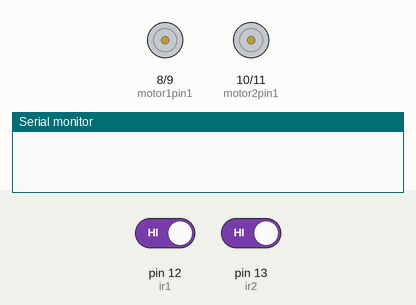
Simulated run of this sketch. Board: Arduino Uno, built with avr-gcc and run on an emulated ATmega328P. Parts: motor-driver pin pairs drawn as motors (green arrow = first pin HIGH = forward, orange = second pin HIGH = backward, longer = more drive), the last lines printed to the serial monitor. The inputs (shaded band) are chosen by the test bench; at power-on: pin 12 (ir1) HIGH, pin 13 (ir2) HIGH.

Above: at 1.2 s.
1.3 s: pin 12 (ir1) driven LOW
At 2.5 s:
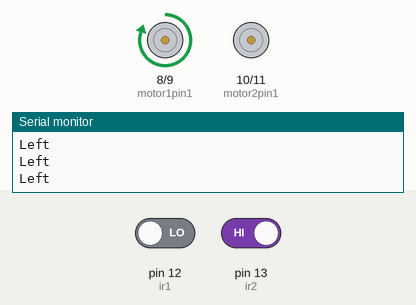
2.8 s: pin 13 (ir2) driven LOW
At 4.0 s:
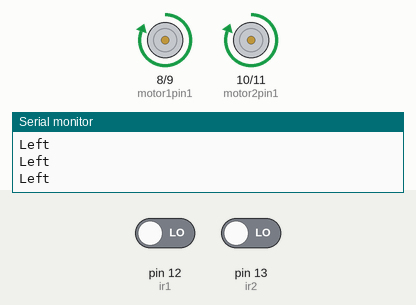
4.3 s: pin 12 (ir1) driven HIGH
At 4.6 s:
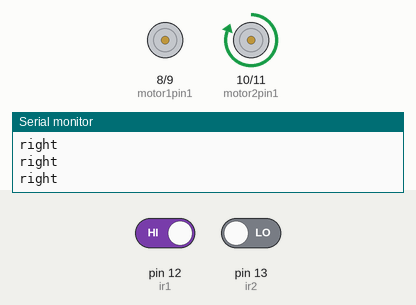
5.8 s: pin 13 (ir2) driven HIGH
At 6.7 s:
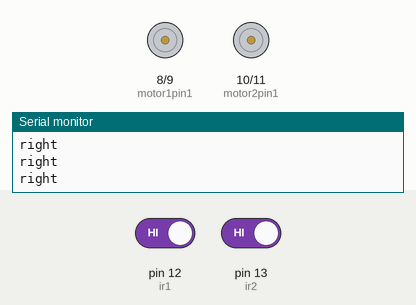
7.3 s: pin 13 (ir2) driven LOW
At 8.4 s:
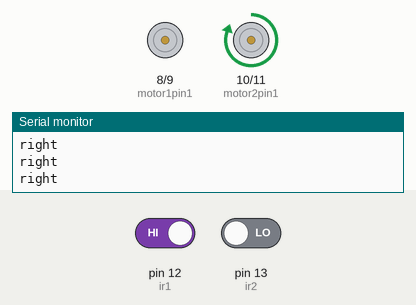
8.8 s: pin 12 (ir1) driven LOW
At 10.0 s:
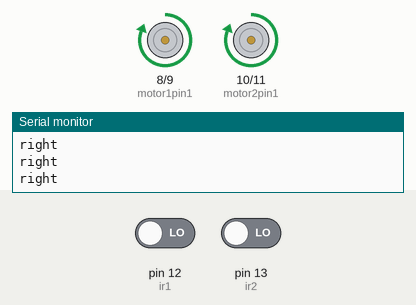
Timing chart, 0 to 11.3 s (numbered marks = the images above; inputs shaded):
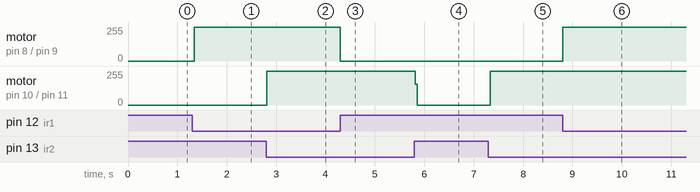

Measured:
- after the input at 1.3 s, motor on pin 8 (motor1pin1) / pin 9 (motor1pin2): stopped → forward 253/255 at once
- after the input at 2.8 s, motor on pin 8 (motor1pin1) / pin 9 (motor1pin2): forward 253/255 → forward 255/255 at once; motor on pin 10 (motor2pin1) / pin 11 (motor2pin2): stopped → forward 255/255 at once
- after the input at 4.3 s, motor on pin 8 (motor1pin1) / pin 9 (motor1pin2): forward 255/255 → stopped at once
- after the input at 5.8 s, motor on pin 10 (motor2pin1) / pin 11 (motor2pin2): forward 255/255 → stopped at once
- after the input at 7.3 s, motor on pin 10 (motor2pin1) / pin 11 (motor2pin2): stopped → forward 254/255 at once
- after the input at 8.8 s, motor on pin 8 (motor1pin1) / pin 9 (motor1pin2): stopped → forward 255/255 at once; motor on pin 10 (motor2pin1) / pin 11 (motor2pin2): forward 254/255 → forward 255/255 at once

The sketch:

Linefollowingbot.ino
```cpp
int motor1pin1 = 8;
int motor1pin2 = 9;
int motor2pin1 = 10;
int motor2pin2 = 11;
int ir1=12, ir2= 13;
//configuring motor and ir pins

void setup()
{
pinMode(motor1pin1, OUTPUT);
pinMode(motor1pin2, OUTPUT);
pinMode(motor2pin1, OUTPUT);
pinMode(motor2pin2, OUTPUT);
pinMode(ir1,INPUT);
pinMode(ir2,INPUT);
Serial.begin(9600);
}

void loop()
{
  if(digitalRead(ir2)==LOW && digitalRead(ir1)==LOW){
    forward();
  }//if both the ir send input then bot moves forward
else if(digitalRead(ir1)==HIGH && digitalRead(ir2)==LOW){
  digitalWrite(motor1pin1, LOW);
  digitalWrite(motor1pin2, LOW);
  digitalWrite(motor2pin1, LOW);
  digitalWrite(motor2pin2, LOW);
  right();

}//if right ir sends iput then the bot turns right
else if(digitalRead(ir2)==HIGH && digitalRead(ir1)==LOW){
  digitalWrite(motor1pin1, LOW);
  digitalWrite(motor1pin2, LOW);
  digitalWrite(motor2pin1, LOW);
  digitalWrite(motor2pin2, LOW);
 left();

}//if left ir sends iput then the bot turns left
else{
   digitalWrite(motor1pin1, LOW);
  digitalWrite(motor1pin2, LOW);
  digitalWrite(motor2pin1, LOW);
  digitalWrite(motor2pin2, LOW);
}//stops when no input is ditected
  //Serial.println(ir1);
  //Serial.println(digitalRead(ir2));
}
void backward()//function for calibetrating the motors backward
{
  digitalWrite(motor1pin2, HIGH);
  digitalWrite(motor1pin1, LOW);
  digitalWrite(motor2pin2, HIGH);
  digitalWrite(motor2pin1, LOW);

}
void forward()//function for calibrating the motors forward
{
  digitalWrite(motor1pin1, HIGH);
  digitalWrite(motor1pin2, LOW);
  digitalWrite(motor2pin1, HIGH);
  digitalWrite(motor2pin2, LOW);

}
void right()//function for calibrating the motors right
{
  digitalWrite(motor1pin1, LOW);
  digitalWrite(motor1pin2, LOW);
  digitalWrite(motor2pin1, HIGH);
  digitalWrite(motor2pin2, LOW);
  Serial.println("right");
}
void left()//function for calibrating the motors backward
{
   digitalWrite(motor2pin2,LOW);
  digitalWrite(motor2pin1, LOW);
  digitalWrite(motor1pin1, HIGH);
  digitalWrite(motor1pin2, LOW);
  Serial.println("Left");
}
```
